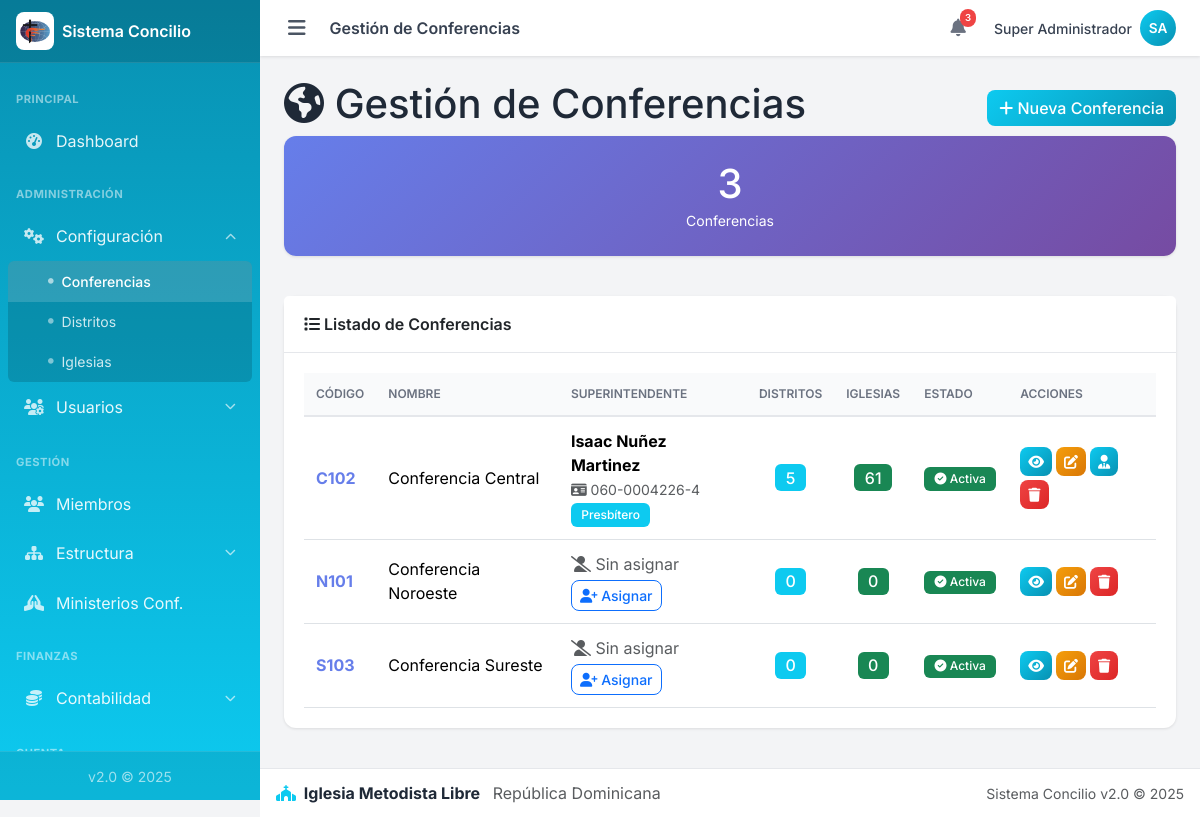
Screenshot of /admin/conferencias/index.php (signed in) with the database file from the repository.
### tables this page shows
CREATE TABLE `conferencias` (
  `id` int(11) NOT NULL,
  `superintendente_id` int(11) DEFAULT NULL,
  `codigo` varchar(20) NOT NULL,
  `nombre` varchar(150) NOT NULL,
  `superintendente_nombre` varchar(150) DEFAULT NULL,
  `telefono` varchar(30) DEFAULT NULL,
  `correo` varchar(150) DEFAULT NULL,
  `activo` tinyint(1) NOT NULL DEFAULT 1,
  `creado_en` timestamp NOT NULL DEFAULT current_timestamp()
);

CREATE TABLE `pastores` (
  `id` int(11) NOT NULL,
  `nombre` varchar(100) NOT NULL,
  `apellido` varchar(100) NOT NULL,
  `tipo_documento` enum('Cédula','Pasaporte') NOT NULL DEFAULT 'Cédula',
  `cedula` varchar(20) NOT NULL,
  `pasaporte` varchar(30) DEFAULT NULL,
  `telefono` varchar(20) NOT NULL,
  `fecha_nacimiento` date NOT NULL,
  `edad` int(3) DEFAULT NULL COMMENT 'Calculado automáticamente',
  `nacionalidad_id` int(11) DEFAULT NULL,
  `estado_civil` enum('Soltero','Casado','Divorciado','Viudo') DEFAULT 'Soltero',
  `sexo` enum('M','F') NOT NULL DEFAULT 'M',
  `foto` varchar(255) DEFAULT NULL,
  `nivel_estudio_id` int(11) DEFAULT NULL,
  `carrera_id` int(11) DEFAULT NULL,
  `fecha_ingreso_ministerio` date NOT NULL,
  `anos_servicio` int(3) DEFAULT NULL COMMENT 'Calculado automáticamente',
  `orden_ministerial` enum('Candidato Ministerial','Diácono','Presbítero') DEFAULT 'Candidato Ministerial',
  `formacion_continuada` text DEFAULT NULL COMMENT 'Maestría, Doctorado, Diplomados, Especialidades',
  `conferencia_id` int(11) DEFAULT NULL,
  `activo` tinyint(1) DEFAULT 1,
  `creado_en` timestamp NOT NULL DEFAULT current_timestamp(),
  `actualizado_en` timestamp NOT NULL DEFAULT current_timestamp() ON UPDATE current_timestamp()
);

### admin/conferencias/index.php (the view, shortened to what this page needs)
<?php
require_once __DIR__ . '/../includes/header.php';
require_once __DIR__ . '/../../config/config.php';
try {
    $sql = "SELECT c.*,
                   p.nombre AS super_nombre,
                   p.apellido AS super_apellido,
                   p.cedula AS super_cedula,
                   p.telefono AS super_telefono,
                   p.orden_ministerial,
                   (SELECT COUNT(*) FROM distritos d WHERE d.conferencia_id = c.id AND d.activo = 1) AS total_distritos,
                   (SELECT COUNT(*) FROM iglesias i
                    INNER JOIN distritos d ON i.distrito_id = d.id
                    WHERE d.conferencia_id = c.id AND i.activo = 1) AS total_iglesias
            FROM conferencias c
            LEFT JOIN pastores p ON c.superintendente_id = p.id
            ORDER BY c.codigo";
    $resultado = $conexion->query($sql);
} catch (Exception $e) {
    error_log("Error al obtener conferencias: " . $e->getMessage());
    echo "<div class='alert alert-danger'>Error al cargar las conferencias.</div>";
    require_once __DIR__ . '/../includes/footer.php';
    exit;
}
$total_conferencias = $resultado ? $resultado->num_rows : 0;
?>
<div class="content-header">
    <div style="display: flex; justify-content: space-between; align-items: center; flex-wrap: wrap; gap: 1rem;">
        <h1><i class="fas fa-globe-americas"></i> Gestión de Conferencias</h1>
        <a href="crear.php" class="btn btn-primary">
            <i class="fas fa-plus"></i> Nueva Conferencia
        </a>
    </div>
</div>
<div style="display: grid; grid-template-columns: repeat(auto-fit, minmax(200px, 1fr)); gap: 1rem; margin-bottom: 1.5rem;">
    <div class="card" style="background: linear-gradient(135deg, #667eea 0%, #764ba2 100%); color: white;">
        <div class="card-body" style="text-align: center; padding: 1.5rem;">
            <h2 style="margin: 0; font-size: 2.5rem;"><?php echo $total_conferencias; ?></h2>
            <small>Conferencias</small>
        </div>
    </div>
</div>
<div class="card">
    <div class="card-header">
        <span class="card-title"><i class="fas fa-list"></i> Listado de Conferencias</span>
    </div>
    <div class="card-body">
        <?php if ($resultado && $resultado->num_rows > 0): ?>
            <div class="table-responsive">
                <table class="table">
                    <thead>
                        <tr>
                            <th>Código</th>
                            <th>Nombre</th>
                            <th>Superintendente</th>
                            <th>Distritos</th>
                            <th>Iglesias</th>
                            <th>Estado</th>
                            <th>Acciones</th>
                        </tr>
                    </thead>
                    <tbody>
                        <?php while ($conf = $resultado->fetch_assoc()): ?>
                            <tr>
                                <td>
                                    <strong style="color: #667eea;"><?php echo htmlspecialchars($conf['codigo']); ?></strong>
                                </td>
                                <td>
                                    <?php echo htmlspecialchars($conf['nombre']); ?>
                                </td>
                                <td>
                                    <?php if ($conf['superintendente_id']): ?>
                                        <div>
                                            <strong><?php echo htmlspecialchars($conf['super_nombre'] . ' ' . $conf['super_apellido']); ?></strong>
                                            <br>
                                            <small class="text-muted">
                                                <i class="fas fa-id-card"></i> <?php echo htmlspecialchars($conf['super_cedula']); ?>
                                            </small>
                                            <br>
                                            <span class="badge bg-primary"><?php echo htmlspecialchars($conf['orden_ministerial']); ?></span>
                                        </div>
                                    <?php else: ?>
                                        <span class="text-muted">
                                            <i class="fas fa-user-slash"></i> Sin asignar
                                        </span>
                                        <br>
                                        <a href="asignar_superintendente.php?id=<?php echo $conf['id']; ?>"
                                           class="btn btn-sm btn-outline-primary" style="margin-top: 0.25rem;">
                                            <i class="fas fa-user-plus"></i> Asignar
                                        </a>
                                    <?php endif; ?>
                                </td>
                                <td style="text-align: center;">
                                    <span class="badge bg-info" style="font-size: 1rem;">
                                        <?php echo $conf['total_distritos']; ?>
                                    </span>
                                </td>
                                <td style="text-align: center;">
                                    <span class="badge bg-success" style="font-size: 1rem;">
                                        <?php echo $conf['total_iglesias']; ?>
                                    </span>
                                </td>
                                <td>
                                    <?php if ($conf['activo'] == 1): ?>
                                        <span class="badge bg-success">
                                            <i class="fas fa-check-circle"></i> Activa
                                        </span>
                                    <?php else: ?>
                                        <span class="badge bg-danger">
                                            <i class="fas fa-times-circle"></i> Inactiva
                                        </span>
                                    <?php endif; ?>
                                </td>
                                <td>
                                    <div style="display: flex; gap: 0.25rem; flex-wrap: wrap;">
                                        <a href="ver.php?id=<?php echo $conf['id']; ?>"
                                           class="btn btn-sm btn-info" title="Ver detalles">
                                            <i class="fas fa-eye"></i>
                                        </a>
                                        <a href="editar.php?id=<?php echo $conf['id']; ?>"
                                           class="btn btn-sm btn-warning" title="Editar">
                                            <i class="fas fa-edit"></i>
                                        </a>
                                        <?php if ($conf['superintendente_id']): ?>
                                            <a href="asignar_superintendente.php?id=<?php echo $conf['id']; ?>"
                                               class="btn btn-sm btn-primary" title="Cambiar Superintendente">
                                                <i class="fas fa-user-tie"></i>
                                            </a>
                                        <?php endif; ?>
                                        <a href="eliminar.php?id=<?php echo $conf['id']; ?>"
                                           class="btn btn-sm btn-danger" title="Eliminar"
                                           onclick="return confirm('¿Está seguro de eliminar esta conferencia?');">
                                            <i class="fas fa-trash"></i>
                                        </a>
                                    </div>
                                </td>
                            </tr>
                        <?php endwhile; ?>
                    </tbody>
                </table>
            </div>
        <?php endif; ?>
    </div>
</div>
<?php require_once __DIR__ . '/../includes/footer.php'; ?>

### css/custom.css (style rules this page uses)
:root { --primary: #0dcaf0; --primary-dark: #0891b2; --primary-light: #67e8f9; --primary-darker: #0e7490; --success: #10b981; --warning: #f59e0b; --danger: #ef4444; --info: #3b82f6; --gray-50: #f9fafb; --gray-100: #f3f4f6; --gray-200: #e5e7eb; --gray-300: #d1d5db; --gray-400: #9ca3af; --gray-500: #6b7280; --gray-600: #4b5563; --gray-700: #374151; --gray-800: #1f2937; --gray-900: #111827; --sidebar-width: 260px; --navbar-height: 56px; --footer-height: 50px; --shadow-sm: 0 1px 2px rgba(0, 0, 0, 0.05); --shadow: 0 1px 3px rgba(0, 0, 0, 0.1); --shadow-md: 0 4px 6px rgba(0, 0, 0, 0.1); --shadow-lg: 0 10px 15px rgba(0, 0, 0, 0.1); --font-family: 'Inter', -apple-system, BlinkMacSystemFont, sans-serif; }
* { box-sizing: border-box; }
html { scroll-behavior: smooth; -webkit-tap-highlight-color: transparent; }
body { font-family: var(--font-family); background: var(--gray-100); color: var(--gray-800); margin: 0; padding: 0; min-height: 100vh; }
.card { border: none; border-radius: 0.75rem; box-shadow: var(--shadow); background: #fff; margin-bottom: 1rem; }
.card-header { background: #fff; border-bottom: 1px solid var(--gray-200); padding: 1rem 1.25rem; font-weight: 600; border-radius: 0.75rem 0.75rem 0 0; }
.card-title { margin: 0; font-size: 1rem; font-weight: 600; }
.card-body { padding: 1.25rem; }
.table { margin-bottom: 0; }
.table thead th { background: var(--gray-50); border-bottom: 2px solid var(--gray-200); font-weight: 600; font-size: 0.75rem; text-transform: uppercase; color: var(--gray-500); padding: 0.75rem; }
.table td { padding: 0.75rem; vertical-align: middle; }
.btn { font-weight: 500; border-radius: 0.5rem; transition: all 0.2s ease; }
.btn-primary { background: linear-gradient(135deg, var(--primary) 0%, var(--primary-dark) 100%); border: none; }
.btn-warning { background: linear-gradient(135deg, var(--warning) 0%, #d97706 100%); border: none; color: #fff; }
.btn-danger { background: linear-gradient(135deg, var(--danger) 0%, #dc2626 100%); border: none; }
.btn-info { background: linear-gradient(135deg, var(--primary) 0%, var(--primary-dark) 100%); border: none; color: #fff; }
.badge { font-weight: 500; padding: 0.35rem 0.65rem; border-radius: 0.375rem; }
.bg-primary { background-color: var(--primary) !important; }
body { overscroll-behavior-y: contain; }
.btn, .nav-link, .card[class*="bg-"] a { -webkit-user-select: none; user-select: none; -webkit-tap-highlight-color: transparent; }

### rows the page displays
conferencias: codigo "C102", nombre "Conferencia Central", superintendente.apellido "Isaac Nuñez Martinez", superintendente.cedula "060-0004226-4", superintendente.orden_ministerial "Presbítero", total_distritos "5", total_iglesias "61", activo 1 (drawn)
conferencias: codigo "N101", nombre "Conferencia Noroeste", total_distritos "0", total_iglesias "0", activo 1 (drawn)
conferencias: codigo "S103", nombre "Conferencia Sureste", total_distritos "0", total_iglesias "0", activo 1 (drawn)

### other values shown
$titulo_pagina "Gestión de Conferencias"
$USUARIO_NOMBRE "Super Administrador"
$iniciales "SA"
$total_conferencias "3"
